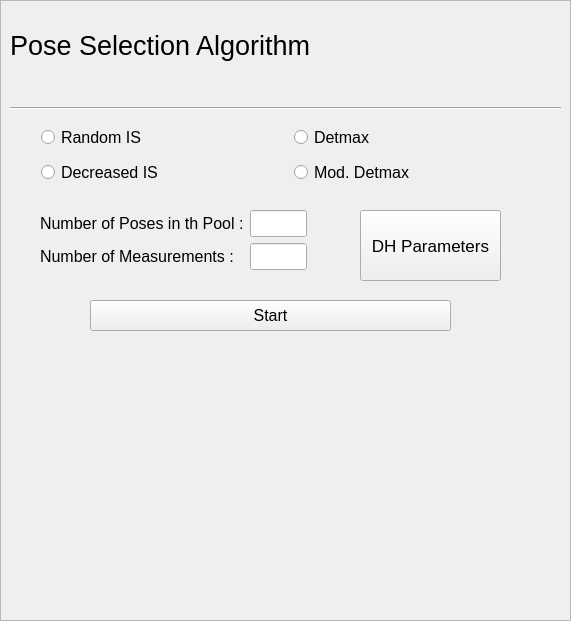
  <widget class="QFrame" name="frame_poseSelectionAlgorithm">
   <property name="geometry">
    <rect>
     <x>0</x>
     <y>0</y>
     <width>571</width>
     <height>621</height>
    </rect>
   </property>
   <property name="autoFillBackground">
    <bool>true</bool>
   </property>
   <property name="frameShape">
    <enum>QFrame::StyledPanel</enum>
   </property>
   <property name="frameShadow">
    <enum>QFrame::Raised</enum>
   </property>
   <widget class="QLabel" name="label_13">
    <property name="geometry">
     <rect>
      <x>10</x>
      <y>10</y>
      <width>621</width>
      <height>71</height>
     </rect>
    </property>
    <property name="font">
     <font>
      <pointsize>20</pointsize>
     </font>
    </property>
    <property name="text">
     <string>Pose Selection Algorithm</string>
    </property>
   </widget>
   <widget class="Line" name="line_11">
    <property name="geometry">
     <rect>
      <x>10</x>
      <y>100</y>
      <width>551</width>
      <height>16</height>
     </rect>
    </property>
    <property name="orientation">
     <enum>Qt::Horizontal</enum>
    </property>
   </widget>
   <widget class="QPushButton" name="pushButton_2">
    <property name="geometry">
     <rect>
      <x>360</x>
      <y>210</y>
      <width>141</width>
      <height>71</height>
     </rect>
    </property>
    <property name="font">
     <font>
      <pointsize>13</pointsize>
     </font>
    </property>
    <property name="text">
     <string>DH Parameters</string>
    </property>
   </widget>
   <widget class="QPushButton" name="pushButton_4">
    <property name="geometry">
     <rect>
      <x>90</x>
      <y>300</y>
      <width>361</width>
      <height>31</height>
     </rect>
    </property>
    <property name="font">
     <font>
      <pointsize>12</pointsize>
     </font>
    </property>
    <property name="text">
     <string>Start</string>
    </property>
   </widget>
   <widget class="QWidget" name="widget" native="true">
    <property name="geometry">
     <rect>
      <x>10</x>
      <y>340</y>
      <width>551</width>
      <height>271</height>
     </rect>
    </property>
    <property name="autoFillBackground">
     <bool>true</bool>
    </property>
   </widget>
   <widget class="QWidget" name="">
    <property name="geometry">
     <rect>
      <x>41</x>
      <y>121</y>
      <width>123</width>
      <height>68</height>
     </rect>
    </property>
    <layout class="QVBoxLayout" name="verticalLayout_6">
     <item>
      <widget class="QRadioButton" name="radioButton_19">
       <property name="font">
        <font>
         <pointsize>12</pointsize>
        </font>
       </property>
       <property name="text">
        <string>Random IS</string>
       </property>
      </widget>
     </item>
     <item>
      <widget class="QRadioButton" name="radioButton_20">
       <property name="font">
        <font>
         <pointsize>12</pointsize>
        </font>
       </property>
       <property name="text">
        <string>Decreased IS</string>
       </property>
      </widget>
     </item>
    </layout>
   </widget>
   <widget class="QWidget" name="">
    <property name="geometry">
     <rect>
      <x>294</x>
      <y>121</y>
      <width>126</width>
      <height>68</height>
     </rect>
    </property>
    <layout class="QVBoxLayout" name="verticalLayout_5">
     <item>
      <widget class="QRadioButton" name="radioButton_21">
       <property name="font">
        <font>
         <pointsize>12</pointsize>
        </font>
       </property>
       <property name="text">
        <string>Detmax</string>
       </property>
      </widget>
     </item>
     <item>
      <widget class="QRadioButton" name="radioButton_22">
       <property name="font">
        <font>
         <pointsize>12</pointsize>
        </font>
       </property>
       <property name="text">
        <string>Mod. Detmax</string>
       </property>
      </widget>
     </item>
    </layout>
   </widget>
   <widget class="QWidget" name="">
    <property name="geometry">
     <rect>
      <x>40</x>
      <y>210</y>
      <width>267</width>
      <height>72</height>
     </rect>
    </property>
    <layout class="QFormLayout" name="formLayout_2">
     <item row="0" column="0">
      <widget class="QLabel" name="label_16">
       <property name="font">
        <font>
         <pointsize>12</pointsize>
        </font>
       </property>
       <property name="text">
        <string>Number of Poses in th Pool :</string>
       </property>
      </widget>
     </item>
     <item row="0" column="1">
      <widget class="QLineEdit" name="lineEdit_4">
       <property name="font">
        <font>
         <pointsize>12</pointsize>
        </font>
       </property>
      </widget>
     </item>
     <item row="1" column="0">
      <widget class="QLabel" name="label_17">
       <property name="font">
        <font>
         <pointsize>12</pointsize>
        </font>
       </property>
       <property name="text">
        <string>Number of Measurements :</string>
       </property>
      </widget>
     </item>
     <item row="1" column="1">
      <widget class="QLineEdit" name="lineEdit_5">
       <property name="font">
        <font>
         <pointsize>12</pointsize>
        </font>
       </property>
      </widget>
     </item>
    </layout>
   </widget>
  </widget>
